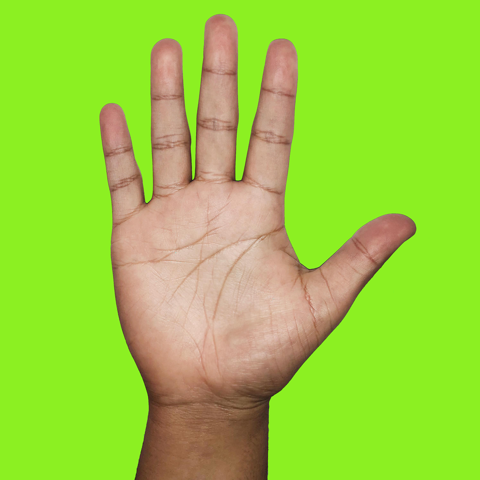
%> input picture lab2/Images/hand.png, 480 x 480 px
$ octave lab2_pt2_Dialation_Erosion_Hand.m   (GNU Octave 9; MATLAB toolbox functions it lacks are replaced by stand-ins)
%> lines starting %> are read from the running program, lines starting %| are printed output that depends on the picture; in (x1, y1, x2, y2) boxes, pixels count from 0 and x2, y2 are one past the last pixel; in counts of white or black regions, pixels touching at a corner belong together; the program's own positions count from 1

rgbhand = imread ('Images/hand.png') ;
%> rgbhand is the input picture: size 480x480x3 uint8; mean R, G, B 153.7, 208.5, 61.8
rgbhand = im2double ( rgbhand ) ;
%> rgbhand: size 480x480x3 double
hsvhand = rgb2hsv( rgbhand ) ;
%> hsvhand: size 480x480x3 double; mean H, S, V 0.187, 0.699, 0.869
s = hsvhand ( : , : , 2 ) ;
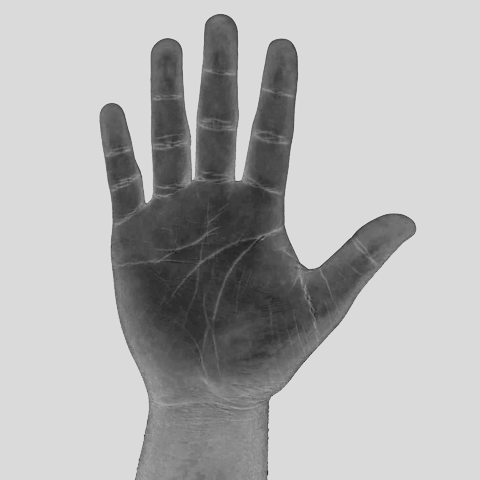
%> s: size 480x480 double; min 0.0874, max 0.879, mean 0.699

edcanny = edge ( s , 'Canny' , 0.2 ) ;
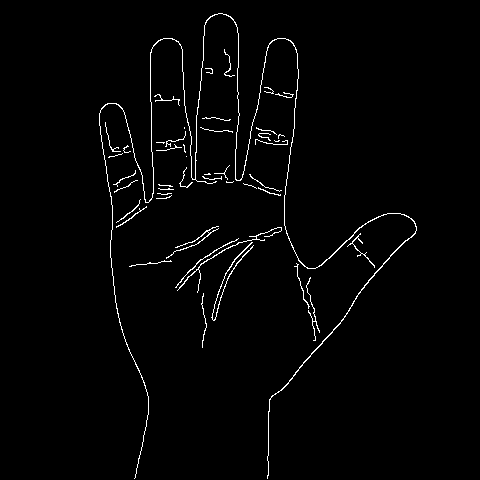
%> edcanny: size 480x480 logical; 1.8% white in thin lines or dots, all inside (x1, y1, x2, y2) = (99, 13, 417, 479)
% Structuring element
SE = strel('square' , 3 ) ;
SE2 = strel ( 'square' , 8 ) ;
% Morphological operation
erosion = imerode( edcanny , SE) ;
%> erosion: size 480x480 logical; every value is 0
dilation = imdilate( edcanny , SE2 ) ;
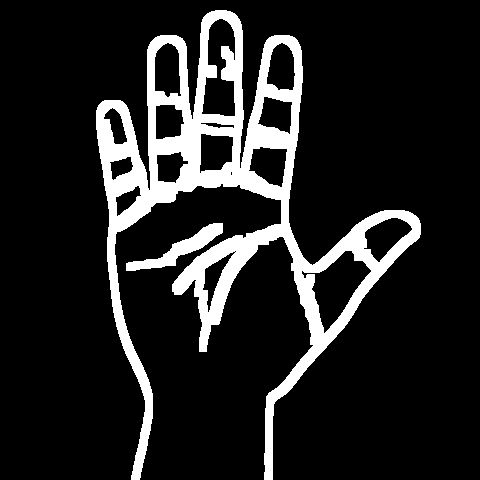
%> dilation: size 480x480 logical; 13.9% white; 2 white regions, box (x1, y1, x2, y2) and area: (96, 10, 421, 480) 30698, (126, 223, 223, 271) 1296
subplot ( 1 , 3 , 1 ) , imshow ( edcanny )
subplot ( 1 , 3 , 2 ) , imshow ( erosion )
subplot ( 1 , 3 , 3 ) , imshow ( dilation )
